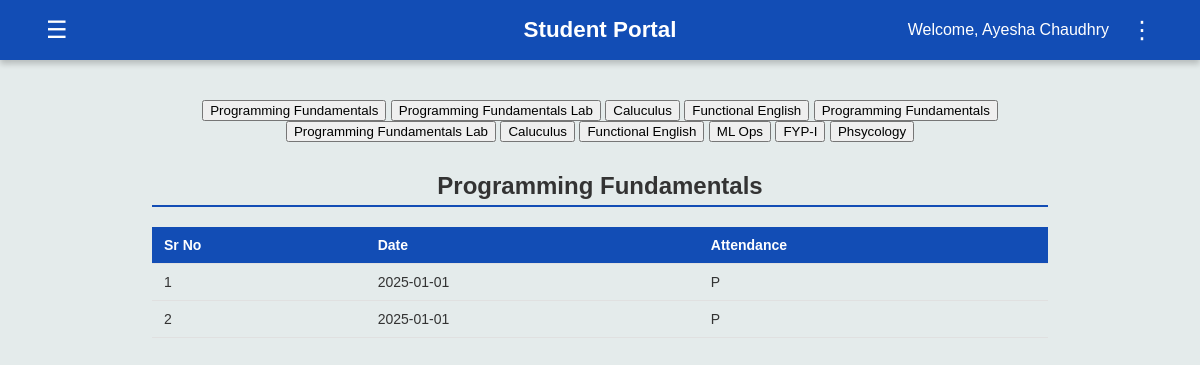
The page /student_attendance (signed in) on the database its author committed.
### tables this page shows
CREATE TABLE courses (
        Course_Code TEXT PRIMARY KEY,
        Course_Name TEXT, Credit_Hr INTEGER, Prerequisite TEXT
    );

### app.py (the view)
@app.route('/student_attendance')
def student_attendance():
    if 'user' not in session:
        return redirect(url_for('student_login'))
    roll_no = session['user']
    conn = sqlite3.connect('flake.db')
    conn.row_factory = sqlite3.Row
    cur = conn.cursor()
    cur.execute("""
        SELECT c.Course_Code, c.Course_Name
        FROM enrollments e
        JOIN courses c ON e.Course_Code = c.Course_Code
        WHERE e.Roll_No = ?
    """, (roll_no,))
    courses = cur.fetchall()
    cur.execute("""
        SELECT Course_Code, Date, Attendance
        FROM attendance
        WHERE Roll_No = ?
        ORDER BY Date
    """, (roll_no,))
    attendance_records = cur.fetchall()
    conn.close()
    attendance = {}
    for record in attendance_records:
        course_code = record['Course_Code']
        course_name = next(
            (c['Course_Name'] for c in courses if c['Course_Code'] == course_code),
            course_code
        )
        if course_name not in attendance:
            attendance[course_name] = []
        status = record['Attendance'].strip().lower()
        if status in ['present', 'p', '1']:
            short_status = 'P'
        elif status in ['absent', 'a', '0']:
            short_status = 'A'
        elif status in ['leave', 'l']:
            short_status = 'L'
        else:
            short_status = '-'
        date_value = record['Date']
        if isinstance(date_value, str):
            date_value = date_value.split(' ')[0]
        elif isinstance(date_value, (datetime,)):
            date_value = date_value.date().isoformat()
        attendance[course_name].append({
            'Date': date_value,
            'Status': short_status
        })
    return render_template(
        'attendance_S.html',
        courses=courses,
        attendance=attendance
    )

### templates/attendance_S.html (shortened to what this page needs)
{% extends "student_dashboard.html" %}
{% block content %}
<div class="container">
  <div class="course-buttons">
    {% for course in courses %}
      <button class="course-btn" data-course="{{ course['Course_Name'] }}">{{ course['Course_Name'] }}</button>
    {% else %}
      <p>No courses enrolled.</p>
    {% endfor %}
  </div>
  <div class="attendance-tables">
    {% for course in courses %}
      <div class="attendance-table-container" id="table-{{ course['Course_Name'] | replace(' ', '_') }}">
        <h2 class="course-title">{{ course['Course_Name'] }}</h2>
        <table class="attendance-table">
          <thead>
            <tr>
              <th>Sr No</th>
              <th>Date</th>
              <th>Attendance</th>
            </tr>
          </thead>
          <tbody>
            {% set course_attendance = attendance[course['Course_Name']] %}
            {% if course_attendance %}
              {% for record in course_attendance %}
              <tr>
                <td>{{ loop.index }}</td>
                <td>{{ record['Date'] }}</td>
                <td>{{ record['Status'] }}</td>
              </tr>
              {% endfor %}
            {% else %}
              <tr>
                <td colspan="3" style="text-align:center;">No attendance records for this course</td>
              </tr>
            {% endif %}
          </tbody>
        </table>
      </div>
    {% endfor %}
  </div>
</div>
{% endblock %}

### static/portal_template.css (style rules this page uses)
body { margin: 0; font-family: Arial, Helvetica, sans-serif; background-color: #E4EBEB; color: #333; }
table { width: 100%; border-collapse: collapse; }
th, td { padding: 10px 12px; border-bottom: 1px solid #e0e0e0; text-align: left; font-size: 14px; }
th { background-color: #124DB5; color: white; }
.container { width: 80%; margin: 0 auto; font-family: Arial, sans-serif; }
h2 { border-bottom: 2px solid #124DB5; padding-bottom: 5px; margin-top: 30px; }

### rows shown on the page
courses: Course_Name "Programming Fundamentals", Date "2025-01-01" "2025-01-01", Status "P" "P"
courses: Course_Name "Programming Fundamentals Lab"
courses: Course_Name "Caluculus"
courses: Course_Name "Functional English"
courses: Course_Name "ML Ops"
courses: Course_Name "FYP-I"
courses: Course_Name "Phsycology"

### other values the page prints
{{ session.get('user_name', 'Student') }} "Ayesha Chaudhry"
